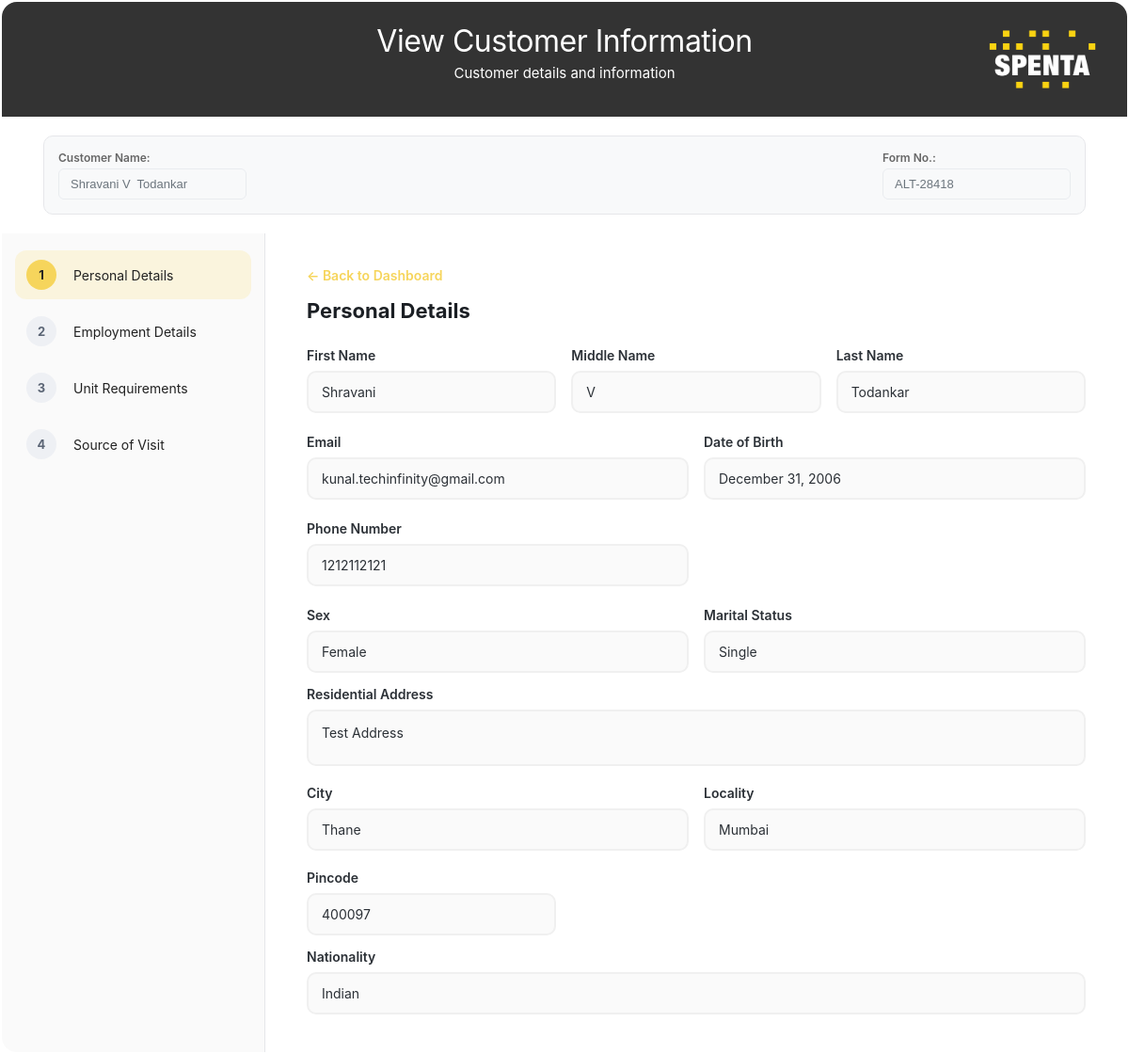
The page /customer/34/edit/ on the database its author committed.
### customer_enquiry/models.py (models this page shows, shortened)
class Customer(models.Model):
    NATIONALITY_CHOICES = [
        ('indian', 'Indian'),
        ('nri', 'NRI'),
        ('pio', 'PIO'),
        ('oci', 'OCI'),
    ]
    EMPLOYMENT_CHOICES = [
        ('salaried', 'Salaried'),
        ('business', 'Business'),
        ('professional', 'Professional'),
        ('retired', 'Retired'),
        ('homemaker', 'Homemaker'),
        ('other', 'Other'),  # NEW OPTION ADDED
    ]
    SEX_CHOICES = [
        ('male', 'Male'),
        ('female', 'Female'),
        ('other', 'Other'),
    ]
    MARITAL_STATUS_CHOICES = [
        ('single', 'Single'),
        ('married', 'Married'),
        ('divorced', 'Divorced'),
        ('widowed', 'Widowed'),
        ('other', 'Other'),
    ]
    CONFIGURATION_CHOICES = [
        ('1bhk', '1 BHK'),
        ('1.5bhk', '1.5 BHK'),
        ('2bhk', '2 BHK'),
        ('2.5bhk', '2.5 BHK'),
        ('3bhk', '3 BHK'),
        ('3.5bhk', '3.5 BHK'),
        ('4bhk', '4 BHK'),
        ('duplex', 'Duplex'),
        ('other_config', 'Other'),
    ]
    BUDGET_CHOICES = [
        ('less_than_1cr', 'Less than 1 Cr.'),
        ('1cr_to_2cr', '1 Cr. to 2 Cr.'),
        ('2cr_to_4cr', '2 Cr. to 4 Cr.'),
        ('4cr_to_6cr', '4 Cr. to 6 Cr.'),
        ('more_than_6cr', 'More than 6 Cr.'),
    ]
    CONSTRUCTION_STATUS_CHOICES = [
        ('under_construction', 'Under Construction (>1 yr)'),
        ('near_completion', 'Near Completion (<1 yr)'),
        ('ready_possession', 'Ready Possession'),
    ]
    PURPOSE_CHOICES = [
        ('personal_use', 'Personal Use'),
        ('investment', 'Investment'),
        ('second_home', 'Second Home'),
        ('gift', 'Gift'),
    ]
    form_number = models.CharField(
        max_length=20,
        unique=True,
        help_text="Auto-generated form number"
    )
    form_date = models.DateField(default=timezone.now)
    first_name = models.CharField(max_length=100)
    middle_name = models.CharField(max_length=100, blank=True)
    last_name = models.CharField(max_length=100)
    email = models.EmailField(validators=[EmailValidator()])
    phone_number = models.CharField(
        max_length=10,
        validators=[RegexValidator(
            regex=r'^\d{10}$',
            message='Phone number must be 10 digits'
        )],
        blank=True,
        null=True,
        help_text="10-digit phone number"
    )
    sex = models.CharField(
        max_length=10,
        choices=SEX_CHOICES,
        blank=True,
        help_text="Gender/Sex of the customer"
    )
    marital_status = models.CharField(
        max_length=15,
        choices=MARITAL_STATUS_CHOICES,
        blank=True,
        help_text="Marital status of the customer"
    )
    date_of_birth = models.DateField(blank=True, null=True)
    residential_address = models.TextField(blank=True)
    city = models.CharField(max_length=100)
    locality = models.CharField(max_length=100)
    pincode = models.CharField(
        max_length=6,
        validators=[RegexValidator(
            regex=r'^\d{6}$',
            message='Pincode must be 6 digits'
        )]
    )
    nationality = models.CharField(
        max_length=10,
        choices=NATIONALITY_CHOICES
    )
    employment_type = models.CharField(
        max_length=15,
        choices=EMPLOYMENT_CHOICES
    )
    company_name = models.CharField(max_length=200, blank=True)
    designation = models.CharField(max_length=100, blank=True)
    industry = models.CharField(max_length=100, blank=True)
    configuration = models.CharField(
        max_length=15,  # Increased length to accommodate new options
        choices=CONFIGURATION_CHOICES
    )
    budget = models.CharField(
        max_length=20,  # Increased length for new budget ranges
        choices=BUDGET_CHOICES
    )
    construction_status = models.CharField(
        max_length=20,
        choices=CONSTRUCTION_STATUS_CHOICES
    )
    purpose_of_buying = models.CharField(
        max_length=15,
        choices=PURPOSE_CHOICES
    )
    source_details = models.TextField(
        blank=True,
        help_text="Additional details for Newspaper Ad, Social Media, Exhibition, or Property Portal"
    )
    created_at = models.DateTimeField(auto_now_add=True)
    updated_at = models.DateTimeField(auto_now=True)
    class Meta:
        db_table = 'customers'
        ordering = ['-created_at']
        verbose_name = 'Customer'
        verbose_name_plural = 'Customers'
    def get_full_name(self):
        if self.middle_name:
            return f"{self.first_name} {self.middle_name} {self.last_name}"
        return f"{self.first_name} {self.last_name}"

### customer_enquiry/views.py (the view)
# urls.py: path('customer/<int:pk>/edit/', views.edit_customer, name='edit_customer'),
def edit_customer(request, pk):
    customer = get_object_or_404(Customer, pk=pk)
    if request.method == 'POST':
        messages.info(request, 'This form is view-only. Customer information cannot be edited.')
        return redirect('customer_enquiry:edit_customer', pk=pk)
    current_sources = list(customer.sources.values_list('source_type', flat=True))
    try:
        channel_partner = customer.channel_partner
    except ChannelPartner.DoesNotExist:
        channel_partner = None
    try:
        referral = customer.referral
    except Referral.DoesNotExist:
        referral = None
    context = {
        'customer': customer,
        'current_sources': current_sources,
        'channel_partner': channel_partner,
        'referral': referral,
        'view_only': True,  # Flag to indicate this is view-only mode
    }
    return render(request, 'edit_customer.html', context)

### customer_enquiry/templates/edit_customer.html (shortened to what this page needs)
{% load static %}
<!DOCTYPE html>
<html lang="en">
<head>
</head>
<body>
    <div class="card">
        <header class="header">
            <div class="brand-row">
                <div class="header-text">
                    <div class="title">View Customer Information</div>
                    <div class="subtitle">Customer details and information</div>
                </div>
            </div>
            <div class="dec">
                <img src="{% static 'media/spenta_white.png' %}" alt="Spenta Logo" onerror="this.style.display='none';">
            </div>
        </header>
        <div class="form-header">
            <div>
                <label>Customer Name:</label>
                <input type="text" value="{{ customer.get_full_name }}" readonly>
            </div>
            <div>
                <label>Form No.:</label>
                <input type="text" value="{{ customer.form_number }}" readonly class="form-number-input">
            </div>
        </div>
        <div class="main">
            <aside class="steps">
                <div class="steps-wrap" id="stepList">
                    <div class="step active" data-step="1">
                        <div class="badge">1</div>
                        <div class="label">Personal Details</div>
                    </div>
                    <div class="step" data-step="2">
                        <div class="badge">2</div>
                        <div class="label">Employment Details</div>
                    </div>
                    <div class="step" data-step="3">
                        <div class="badge">3</div>
                        <div class="label">Unit Requirements</div>
                    </div>
                    <div class="step" data-step="4">
                        <div class="badge">4</div>
                        <div class="label">Source of Visit</div>
                    </div>
                </div>
            </aside>
            <section class="form">
                <a href="{% url 'customer_enquiry:dashboard' %}" class="back-btn">← Back to Dashboard</a>
                    <div class="section active" data-step="1">
                        <h3>Personal Details</h3>
                        <div class="grid cols-3">
                            <div>
                                <label>First Name</label>
                                <div class="field-display">{{ customer.first_name|default:"Not provided" }}</div>
                            </div>
                            <div>
                                <label>Middle Name</label>
                                <div class="field-display">{{ customer.middle_name|default:"Not provided" }}</div>
                            </div>
                            <div>
                                <label>Last Name</label>
                                <div class="field-display">{{ customer.last_name|default:"Not provided" }}</div>
                            </div>
                        </div>
                        <div class="grid cols-2" style="margin-top:14px">
                            <div>
                                <label>Email</label>
                                <div class="field-display">{{ customer.email|default:"Not provided" }}</div>
                            </div>
                            <div>
                                <label>Date of Birth</label>
                                <div class="field-display">{{ customer.date_of_birth|date:"F d, Y"|default:"Not provided" }}</div>
                            </div>
                        </div>
                        <div class="grid cols-2" style="margin-top:14px">
                            <div>
                                <label>Phone Number</label>
                                <div class="field-display">{{ customer.phone_number|default:"Not provided" }}</div>
                            </div>
                            <div>
                            </div>
                        </div>
                        <div class="grid cols-2" style="margin-top:14px">
                            <div>
                                <label>Sex</label>
                                <div class="field-display">{% if customer.sex == 'male' %}Male{% elif customer.sex == 'female' %}Female{% elif customer.sex == 'other' %}Other{% else %}Not provided{% endif %}</div>
                            </div>
                            <div>
                                <label>Marital Status</label>
                                <div class="field-display">{% if customer.marital_status == 'single' %}Single{% elif customer.marital_status == 'married' %}Married{% elif customer.marital_status == 'other' %}Other{% else %}Not provided{% endif %}</div>
                            </div>
                        </div>
                        <label style="margin-top:14px">Residential Address</label>
                        <div class="field-display address-display">{{ customer.residential_address|default:"Not provided" }}</div>
                        <div class="grid cols-2" style="margin-top:12px">
                            <div>
                                <label>City</label>
                                <div class="field-display">{{ customer.city|default:"Not provided" }}</div>
                            </div>
                            <div>
                                <label>Locality</label>
                                <div class="field-display">{{ customer.locality|default:"Not provided" }}</div>
                            </div>
                        </div>
                        <div class="grid cols-3" style="margin-top:12px">
                            <div>
                                <label>Pincode</label>
                                <div class="field-display">{{ customer.pincode|default:"Not provided" }}</div>
                            </div>
                        </div>
                        <label style="margin-top:14px">Nationality</label>
                        <div class="field-display">{% if customer.nationality == 'indian' %}Indian{% elif customer.nationality == 'nri' %}NRI{% elif customer.nationality == 'pio' %}PIO{% elif customer.nationality == 'oci' %}OCI{% else %}Not provided{% endif %}</div>
                    </div>
            </section>
        </div>
    </div>
</body>
</html>

### customer_enquiry/templates/edit_customer.html (style rules this page uses)
:root { --bg: #f5f5f5; --text: #1b1f24; --muted: #6b7280; --border: #e6e7ea; --brand: #f6d55c; --brand-d: #e4be34; --header-d: #333333; }
* { box-sizing: border-box }
body { margin: 0; background: #fff; font-family: -apple-system, BlinkMacSystemFont, 'Segoe UI', Roboto, Inter, system-ui, sans-serif; color: var(--text); }
.card { margin: 2px; border-radius: 16px; overflow: hidden; background: #fff; }
.header { position: relative; padding: 24px 36px; background: #333333; color: #374151; overflow: hidden; }
.brand-row { display: flex; align-items: center; gap: 20px; margin-bottom: 12px; position: relative; z-index: 2; }
.header-text { flex: 1; text-align: center; }
.title { font-weight: 400; font-size: 32px; line-height: 1.1; margin: 0 0 6px 0; color: #fff; letter-spacing: -0.5px; }
.subtitle { font-size: 15px; color: #fff; font-weight: 400; line-height: 1.4; margin: 0; }
.form-header { display: flex; justify-content: space-between; align-items: center; margin: 20px 44px; padding: 15px; background: #f8f9fa; border-radius: 10px; border: 1px solid var(--border); }
.form-header > div { display: flex; flex-direction: column; gap: 4px; }
.form-header label { font-weight: 600; font-size: 12px; color: #666; margin: 0; }
.form-header input { padding: 8px 12px; border: 1px solid #e9ecef; border-radius: 6px; background-color: #f8f9fa; color: #6c757d; font-size: 13px; width: 200px; }
.dec { position: absolute; right: 30px; top: 50%; transform: translateY(-50%); display: flex; gap: 8px; z-index: 1; }
.dec img { height: 80px; width: auto; }
.header::before { content: ''; position: absolute; top: 0; left: 0; right: 0; bottom: 0; pointer-events: none; }
.main { display: grid; grid-template-columns: 280px 1fr; min-height: 560px }
.steps { background: #fafafa; padding: 18px 14px; border-right: 1px solid var(--border); }
.steps-wrap { display: flex; flex-direction: column; gap: 8px }
.step { display: grid; grid-template-columns: 38px 1fr; align-items: center; gap: 12px; padding: 10px 12px; border-radius: 12px; }
.badge { width: 32px; height: 32px; border-radius: 50%; background: #eef0f4; color: #5b6575; display: grid; place-items: center; font-weight: 700; font-size: 13px; }
.label { font-size: 14px; color: #222 }
.step.active { background: rgba(246, 213, 92, .18) }
.step.active .badge { background: var(--brand); color: #222 }
.form { padding: 34px 44px 40px; }
.section { display: none }
.section.active { display: block }
.section h3 { margin: 0 0 18px; font-size: 22px }
label { display: block; margin: 8px 0 8px; font-weight: 600; font-size: 14px; color: #2b3036 }
.grid { display: grid; gap: 16px }
.cols-2 { grid-template-columns: 1fr 1fr }
.cols-3 { grid-template-columns: 1fr 1fr 1fr }
.back-btn { color: var(--brand); text-decoration: none; font-weight: 600; font-size: 14px; margin-bottom: 16px; display: inline-block; }
.field-display { width: 100%; padding: 12px 14px; border: 2px solid #f0f0f0; border-radius: 10px; font-size: 14px; background: #fafafa; color: #2b3036; min-height: 20px; display: flex; align-items: center; }
.address-display { min-height: 60px; align-items: flex-start; white-space: pre-line; line-height: 1.5; }

### rows shown on the page
Customer: get_full_name "Shravani V Todankar", form_number "ALT-28418", first_name "Shravani", middle_name "V", last_name "Todankar", email "kunal.techinfinity@gmail.com", date_of_birth "December 31, 2006", phone_number "1212112121", residential_address "Test Address", city "Thane", locality "Mumbai", pincode "400097"
